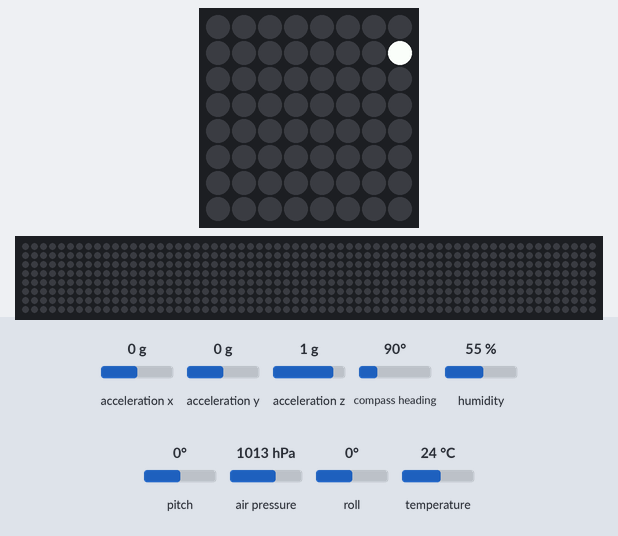
Simulated run of this program. Board: Raspberry Pi (BCM pin numbers) with a Sense HAT. On the bench: the Sense HAT's 8×8 RGB LED matrix, a strip that is not on the board, showing the scrolling text unrolled. Inputs (shaded band) come from the test bench; at power-on: acceleration x 0 g, acceleration y 0 g, acceleration z 1 g, compass heading 90°, humidity 55 %, pitch 0°, air pressure 1013 hPa, roll 0°, temperature 24 °C. The 64×8 strip is a reading aid, not a part: it shows the text the matrix is scrolling, unrolled, one strip-width of it at a time; the Sense HAT reports a negative pitch or roll as 360° plus the angle; what the program prints to the terminal is not drawn. At 5.1 s the program stops and its outputs stay as they are.

Above: at 0.18 s.
At 0.79 s:
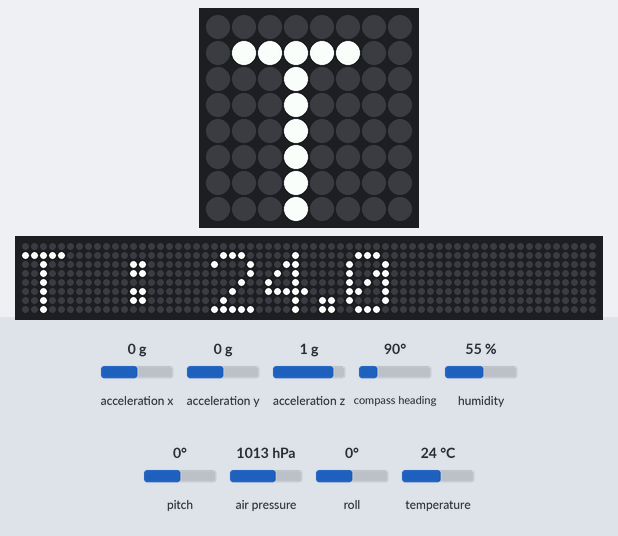
At 1.39 s:
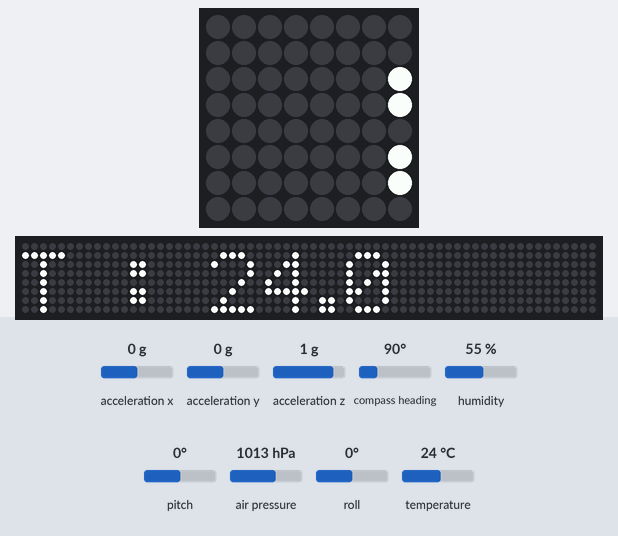
At 2.6 s:
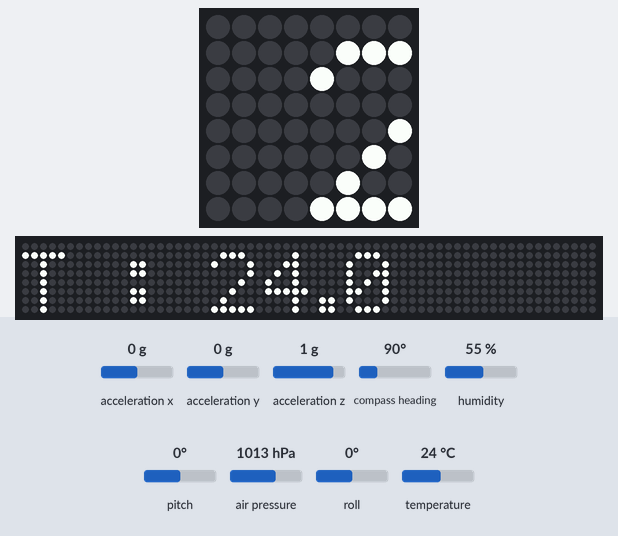
At 3.81 s:
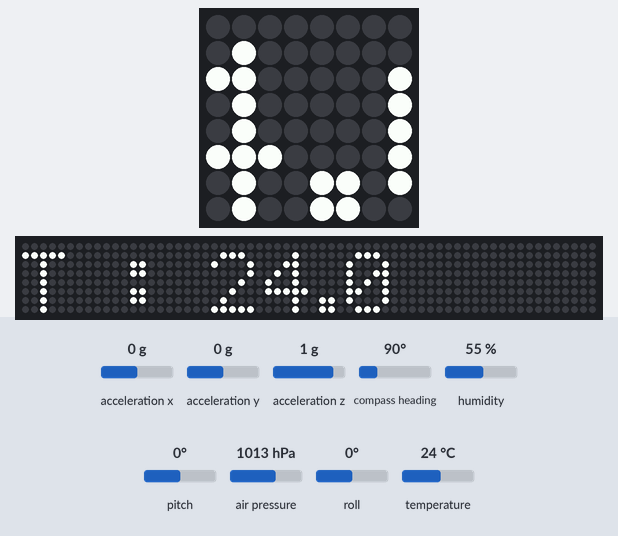
At 5.02 s:
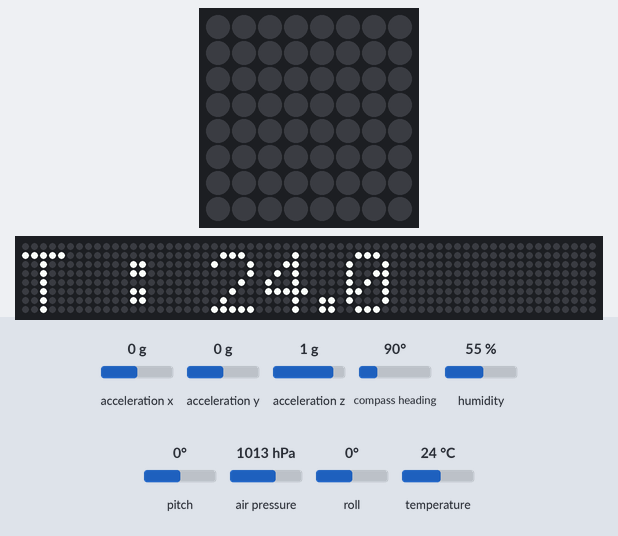

The program:

sense_hat_01.py
```python
from sense_hat import SenseHat

# Instacion de la clase SenseHat
sense = SenseHat()

# Lectura de los sensores
Humedad = sense.get_humidity()
Temp1 = sense.get_temperature_from_humidity()
Temp2 = sense.get_temperature_from_pressure()
Presion = sense.get_pressure()
# Estos sensores devuelven un diccionario con las componentes
Acc = sense.get_accelerometer_raw()
Ori = sense.get_orientation_degrees()
Mag_norte = sense.get_compass()

print(f"Acc: %2.3f %2.3f %2.3f" % (Acc['x'], Acc['y'], Acc['z']))
print(f"Ori: %2.3f %2.3f %2.3f" % (Ori['pitch'], Ori['roll'], Ori['yaw']))
print(f"Mag. Norte: %2.3f" % (Mag_norte))
print(f"Humedad: %2.3f" %Humedad)
print(f"Temperaturas: %2.3f %2.3f" % (Temp1,Temp2))
print(f"Presión: %4.2f" %Presion)

# Mostramos la temperatura en la matriz de leds
TStr = str(round(Temp1,2))
sense.show_message("T : " + TStr)
```
